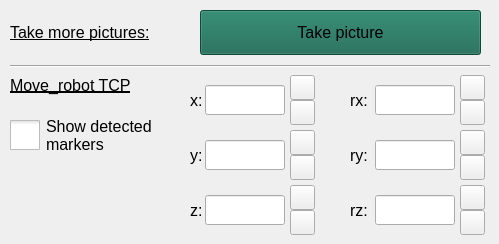
          <widget class="QWidget" name="tab_6">
           <property name="font">
            <font>
             <pointsize>12</pointsize>
             <bold>false</bold>
             <kerning>true</kerning>
            </font>
           </property>
           <property name="autoFillBackground">
            <bool>true</bool>
           </property>
           <property name="styleSheet">
            <string notr="true"/>
           </property>
           <attribute name="title">
            <string>Manual</string>
           </attribute>
           <widget class="QLabel" name="label_27">
            <property name="geometry">
             <rect>
              <x>10</x>
              <y>10</y>
              <width>200</width>
              <height>45</height>
             </rect>
            </property>
            <property name="font">
             <font>
              <pointsize>12</pointsize>
              <bold>false</bold>
              <underline>true</underline>
              <kerning>true</kerning>
             </font>
            </property>
            <property name="text">
             <string>Take more pictures:</string>
            </property>
           </widget>
           <widget class="QPushButton" name="Take_pic_pre">
            <property name="geometry">
             <rect>
              <x>200</x>
              <y>10</y>
              <width>281</width>
              <height>45</height>
             </rect>
            </property>
            <property name="font">
             <font>
              <pointsize>12</pointsize>
              <bold>false</bold>
              <kerning>true</kerning>
             </font>
            </property>
            <property name="styleSheet">
             <string notr="true">QPushButton{background-color:rgb(20, 102, 79)}</string>
            </property>
            <property name="text">
             <string>Take picture</string>
            </property>
           </widget>
           <widget class="QLabel" name="label_28">
            <property name="geometry">
             <rect>
              <x>10</x>
              <y>70</y>
              <width>131</width>
              <height>30</height>
             </rect>
            </property>
            <property name="font">
             <font>
              <pointsize>12</pointsize>
              <bold>false</bold>
              <underline>true</underline>
              <kerning>true</kerning>
             </font>
            </property>
            <property name="text">
             <string>Move_robot TCP</string>
            </property>
           </widget>
           <widget class="Line" name="line_57">
            <property name="geometry">
             <rect>
              <x>10</x>
              <y>65</y>
              <width>480</width>
              <height>3</height>
             </rect>
            </property>
            <property name="orientation">
             <enum>Qt::Horizontal</enum>
            </property>
           </widget>
           <widget class="QLabel" name="label_29">
            <property name="geometry">
             <rect>
              <x>190</x>
              <y>75</y>
              <width>15</width>
              <height>50</height>
             </rect>
            </property>
            <property name="font">
             <font>
              <pointsize>12</pointsize>
              <bold>false</bold>
              <kerning>true</kerning>
             </font>
            </property>
            <property name="text">
             <string>x:</string>
            </property>
           </widget>
           <widget class="QCheckBox" name="Show_marker_pre">
            <property name="geometry">
             <rect>
              <x>10</x>
              <y>90</y>
              <width>161</width>
              <height>91</height>
             </rect>
            </property>
            <property name="font">
             <font>
              <pointsize>12</pointsize>
              <bold>false</bold>
              <kerning>true</kerning>
             </font>
            </property>
            <property name="styleSheet">
             <string notr="true">QCheckBox::indicator{width:30px;height:30px}
</string>
            </property>
            <property name="text">
             <string>Show detected
markers</string>
            </property>
            <property name="checked">
             <bool>false</bool>
            </property>
           </widget>
           <widget class="QPushButton" name="Give_x_value_p_2">
            <property name="geometry">
             <rect>
              <x>290</x>
              <y>75</y>
              <width>25</width>
              <height>25</height>
             </rect>
            </property>
            <property name="text">
             <string/>
            </property>
            <property name="icon">
             <iconset theme="go-up">
              <normaloff>../../.designer/backup</normaloff>../../.designer/backup</iconset>
            </property>
           </widget>
           <widget class="QPushButton" name="Give_x_value_m_2">
            <property name="geometry">
             <rect>
              <x>290</x>
              <y>100</y>
              <width>25</width>
              <height>25</height>
             </rect>
            </property>
            <property name="text">
             <string/>
            </property>
            <property name="icon">
             <iconset theme="go-down">
              <normaloff>../../.designer/backup</normaloff>../../.designer/backup</iconset>
            </property>
           </widget>
           <widget class="QLabel" name="label_30">
            <property name="geometry">
             <rect>
              <x>190</x>
              <y>130</y>
              <width>15</width>
              <height>50</height>
             </rect>
            </property>
            <property name="font">
             <font>
              <pointsize>12</pointsize>
              <bold>false</bold>
              <kerning>true</kerning>
             </font>
            </property>
            <property name="text">
             <string>y:</string>
            </property>
           </widget>
           <widget class="QPushButton" name="Give_y_value_p_2">
            <property name="geometry">
             <rect>
              <x>290</x>
              <y>130</y>
              <width>25</width>
              <height>25</height>
             </rect>
            </property>
            <property name="text">
             <string/>
            </property>
            <property name="icon">
             <iconset theme="go-up">
              <normaloff>../../.designer/backup</normaloff>../../.designer/backup</iconset>
            </property>
           </widget>
           <widget class="QPushButton" name="Give_y_value_m_2">
            <property name="geometry">
             <rect>
              <x>290</x>
              <y>155</y>
              <width>25</width>
              <height>25</height>
             </rect>
            </property>
            <property name="text">
             <string/>
            </property>
            <property name="icon">
             <iconset theme="go-down">
              <normaloff>../../.designer/backup</normaloff>../../.designer/backup</iconset>
            </property>
           </widget>
           <widget class="QLabel" name="label_31">
            <property name="geometry">
             <rect>
              <x>190</x>
              <y>185</y>
              <width>15</width>
              <height>50</height>
             </rect>
            </property>
            <property name="font">
             <font>
              <pointsize>12</pointsize>
              <bold>false</bold>
              <kerning>true</kerning>
             </font>
            </property>
            <property name="text">
             <string>z:</string>
            </property>
           </widget>
           <widget class="QPushButton" name="Give_z_value_p_2">
            <property name="geometry">
             <rect>
              <x>290</x>
              <y>185</y>
              <width>25</width>
              <height>25</height>
             </rect>
            </property>
            <property name="text">
             <string/>
            </property>
            <property name="icon">
             <iconset theme="go-up">
              <normaloff>../../.designer/backup</normaloff>../../.designer/backup</iconset>
            </property>
           </widget>
           <widget class="QPushButton" name="Give_z_value_m_2">
            <property name="geometry">
             <rect>
              <x>290</x>
              <y>210</y>
              <width>25</width>
              <height>25</height>
             </rect>
            </property>
            <property name="text">
             <string/>
            </property>
            <property name="icon">
             <iconset theme="go-down">
              <normaloff>../../.designer/backup</normaloff>../../.designer/backup</iconset>
            </property>
           </widget>
           <widget class="QLabel" name="label_32">
            <property name="geometry">
             <rect>
              <x>350</x>
              <y>75</y>
              <width>21</width>
              <height>50</height>
             </rect>
            </property>
            <property name="font">
             <font>
              <pointsize>12</pointsize>
              <bold>false</bold>
              <kerning>true</kerning>
             </font>
            </property>
            <property name="text">
             <string>rx:</string>
            </property>
           </widget>
           <widget class="QPushButton" name="Give_rx_value_p_2">
            <property name="geometry">
             <rect>
              <x>460</x>
              <y>75</y>
              <width>25</width>
              <height>25</height>
             </rect>
            </property>
            <property name="text">
             <string/>
            </property>
            <property name="icon">
             <iconset theme="go-up">
              <normaloff>../../.designer/backup</normaloff>../../.designer/backup</iconset>
            </property>
           </widget>
           <widget class="QPushButton" name="Give_rx_value_m_2">
            <property name="geometry">
             <rect>
              <x>460</x>
              <y>100</y>
              <width>25</width>
              <height>25</height>
             </rect>
            </property>
            <property name="text">
             <string/>
            </property>
            <property name="icon">
             <iconset theme="go-down">
              <normaloff>../../.designer/backup</normaloff>../../.designer/backup</iconset>
            </property>
           </widget>
           <widget class="QLabel" name="label_33">
            <property name="geometry">
             <rect>
              <x>350</x>
              <y>130</y>
              <width>20</width>
              <height>50</height>
             </rect>
            </property>
            <property name="font">
             <font>
              <pointsize>12</pointsize>
              <bold>false</bold>
              <kerning>true</kerning>
             </font>
            </property>
            <property name="text">
             <string>ry:</string>
            </property>
           </widget>
           <widget class="QPushButton" name="Give_ry_value_p_2">
            <property name="geometry">
             <rect>
              <x>460</x>
              <y>130</y>
              <width>25</width>
              <height>25</height>
             </rect>
            </property>
            <property name="text">
             <string/>
            </property>
            <property name="icon">
             <iconset theme="go-up">
              <normaloff>../../.designer/backup</normaloff>../../.designer/backup</iconset>
            </property>
           </widget>
           <widget class="QPushButton" name="Give_ry_value_m_2">
            <property name="geometry">
             <rect>
              <x>460</x>
              <y>155</y>
              <width>25</width>
              <height>25</height>
             </rect>
            </property>
            <property name="text">
             <string/>
            </property>
            <property name="icon">
             <iconset theme="go-down">
              <normaloff>../../.designer/backup</normaloff>../../.designer/backup</iconset>
            </property>
           </widget>
           <widget class="QLabel" name="label_34">
            <property name="geometry">
             <rect>
              <x>350</x>
              <y>185</y>
              <width>20</width>
              <height>50</height>
             </rect>
            </property>
            <property name="font">
             <font>
              <pointsize>12</pointsize>
              <bold>false</bold>
              <kerning>true</kerning>
             </font>
            </property>
            <property name="text">
             <string>rz:</string>
            </property>
           </widget>
           <widget class="QPushButton" name="Give_rz_value_p_2">
            <property name="geometry">
             <rect>
              <x>460</x>
              <y>185</y>
              <width>25</width>
              <height>25</height>
             </rect>
            </property>
            <property name="text">
             <string/>
            </property>
            <property name="icon">
             <iconset theme="go-up">
              <normaloff>../../.designer/backup</normaloff>../../.designer/backup</iconset>
            </property>
           </widget>
           <widget class="QPushButton" name="Give_rz_value_m_2">
            <property name="geometry">
             <rect>
              <x>460</x>
              <y>210</y>
              <width>25</width>
              <height>25</height>
             </rect>
            </property>
            <property name="text">
             <string/>
            </property>
            <property name="icon">
             <iconset theme="go-down">
              <normaloff>../../.designer/backup</normaloff>../../.designer/backup</iconset>
            </property>
           </widget>
           <widget class="QLineEdit" name="line_edit_y_value_2">
            <property name="geometry">
             <rect>
              <x>205</x>
              <y>140</y>
              <width>80</width>
              <height>30</height>
             </rect>
            </property>
           </widget>
           <widget class="QLineEdit" name="line_edit_z_value_2">
            <property name="geometry">
             <rect>
              <x>205</x>
              <y>195</y>
              <width>80</width>
              <height>30</height>
             </rect>
            </property>
           </widget>
           <widget class="QLineEdit" name="line_edit_rz_value_2">
            <property name="geometry">
             <rect>
              <x>375</x>
              <y>195</y>
              <width>80</width>
              <height>30</height>
             </rect>
            </property>
           </widget>
           <widget class="QLineEdit" name="line_edit_ry_value_2">
            <property name="geometry">
             <rect>
              <x>375</x>
              <y>140</y>
              <width>80</width>
              <height>30</height>
             </rect>
            </property>
           </widget>
           <widget class="QLineEdit" name="line_edit_rx_value_2">
            <property name="geometry">
             <rect>
              <x>375</x>
              <y>85</y>
              <width>80</width>
              <height>30</height>
             </rect>
            </property>
           </widget>
           <widget class="QLineEdit" name="line_edit_x_value_2">
            <property name="geometry">
             <rect>
              <x>205</x>
              <y>85</y>
              <width>80</width>
              <height>30</height>
             </rect>
            </property>
           </widget>
          </widget>
